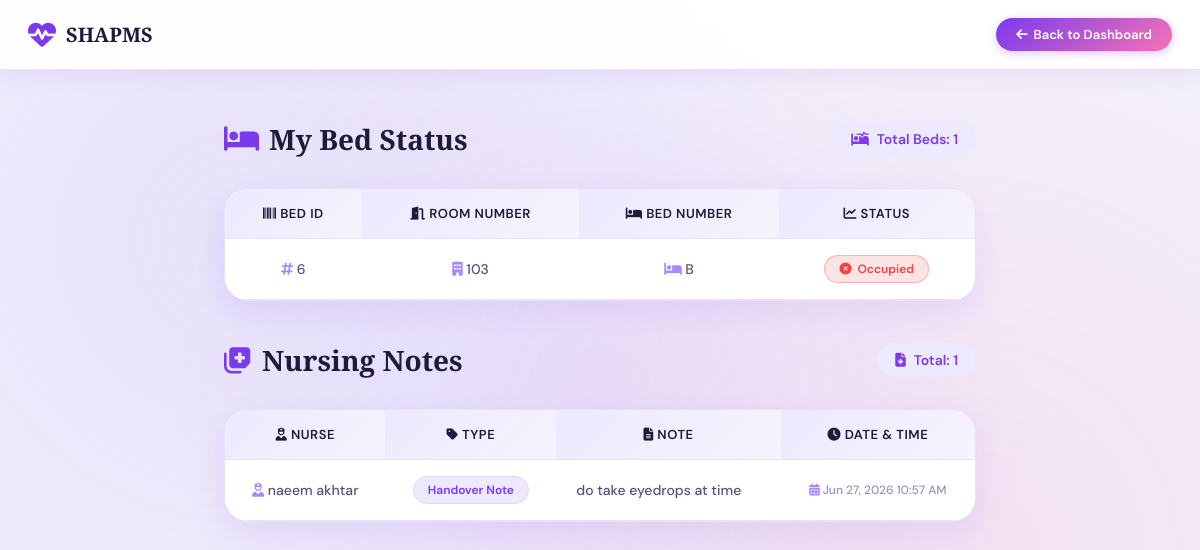
Screenshot of /patientbedstatus.php (signed in) with the database file from the repository.
### tables this page shows
CREATE TABLE `beds` (
  `bed_id` int(11) NOT NULL,
  `room_number` varchar(20) NOT NULL,
  `bed_number` varchar(10) NOT NULL,
  `patient_id` int(11) DEFAULT NULL,
  `status` enum('available','occupied','maintenance') DEFAULT 'available'
);

CREATE TABLE `nursing_notes` (
  `note_id` int(11) NOT NULL,
  `patient_id` int(11) NOT NULL,
  `note_type` varchar(50) DEFAULT 'General Observation',
  `note_text` text NOT NULL,
  `created_by` int(11) NOT NULL,
  `created_at` timestamp NOT NULL DEFAULT current_timestamp()
);

CREATE TABLE `users` (
  `user_id` int(11) NOT NULL,
  `full_name` varchar(100) NOT NULL,
  `username` varchar(50) NOT NULL,
  `email` varchar(100) NOT NULL,
  `cnic` varchar(20) DEFAULT NULL,
  `password_hash` varchar(255) NOT NULL,
  `role` enum('admin','department_head','doctor','nurse','patient','receptionist','pharmacist','lab') DEFAULT NULL,
  `status` enum('pending','active','inactive','rejected') DEFAULT 'pending',
  `approved_by` int(11) DEFAULT NULL,
  `created_at` timestamp NOT NULL DEFAULT current_timestamp(),
  `otp_code` varchar(6) DEFAULT NULL,
  `otp_expiry` datetime DEFAULT NULL,
  `age` int(3) DEFAULT NULL,
  `gender` enum('Male','Female','Other') DEFAULT 'Other',
  `contact` varchar(20) DEFAULT NULL,
  `address` varchar(255) DEFAULT NULL,
  `profile_image` varchar(255) DEFAULT NULL,
  `department_id` int(11) DEFAULT NULL,
  `responsibility` varchar(50) DEFAULT NULL,
  `shift` varchar(20) DEFAULT NULL,
  `performance_rating` int(11) DEFAULT 0,
  `height` float DEFAULT NULL
);

### patientbedstatus.php (the view, shortened to what this page needs)
<?php
$conn = new mysqli("localhost", "root", "", "SHAPMS");
$p = $conn->prepare("SELECT patient_id FROM patients WHERE user_id = ?");
$p->bind_param("i", $_SESSION['user_id']);
$p->execute();
$p->bind_result($patient_id);
$stmt = $conn->prepare("
    SELECT bed_id, room_number, bed_number, status
    FROM beds
    WHERE patient_id = ?
");
$stmt->bind_param("i", $patient_id);
$stmt->execute();
$result = $stmt->get_result();
$beds = $result->fetch_all(MYSQLI_ASSOC);
$nstmt = $conn->prepare("
    SELECT nn.note_type, nn.note_text, nn.created_at, u.full_name AS nurse_name
    FROM nursing_notes nn
    JOIN users u ON nn.created_by = u.user_id
    WHERE nn.patient_id = ?
    ORDER BY nn.created_at DESC
");
$nstmt->bind_param("i", $patient_id);
$nstmt->execute();
$notes = $nstmt->get_result()->fetch_all(MYSQLI_ASSOC);
?>
<!DOCTYPE html>
<html lang="en">
<head>
<link rel="stylesheet" href="https://cdnjs.cloudflare.com/ajax/libs/font-awesome/6.4.0/css/all.min.css">
</head>
<body>
<header>
    <div class="logo-area">
        <i class="fas fa-heartbeat"></i>
        <span>SHAPMS</span>
    </div>
    <a href="patientdashboard.php">
        <i class="fas fa-arrow-left"></i> Back to Dashboard
    </a>
</header>
<div class="container">
    <div class="stats-header">
        <h2>
            <i class="fas fa-bed"></i>
            My Bed Status
        </h2>
        <div class="bed-count">
            <i class="fas fa-procedures"></i> Total Beds: <?= count($beds) ?>
        </div>
    </div>
    <?php if (empty($beds)) : ?>
        <div class="empty-state">
            <i class="fas fa-bed"></i>
            <p>No bed assigned yet</p>
            <small>Bed assignments will appear here when you are admitted to the hospital</small>
        </div>
    <?php else: ?>
        <div class="bed-card">
            <div class="table-wrapper">
                <table class="bed-table">
                    <thead>
                        <tr>
                            <th><i class="fas fa-barcode"></i> Bed ID</th>
                            <th><i class="fas fa-door-open"></i> Room Number</th>
                            <th><i class="fas fa-bed"></i> Bed Number</th>
                            <th><i class="fas fa-chart-line"></i> Status</th>
                        </tr>
                    </thead>
                    <tbody>
                        <?php foreach ($beds as $bed): ?>
                            <tr>
                                <td>
                                    <i class="fas fa-hashtag" style="color: var(--purple-mid);"></i>
                                    <?= htmlspecialchars($bed['bed_id']) ?>
                                </td>
                                <td>
                                    <i class="fas fa-building" style="color: var(--purple-mid);"></i>
                                    <?= htmlspecialchars($bed['room_number']) ?>
                                </td>
                                <td>
                                    <i class="fas fa-bed" style="color: var(--purple-mid);"></i>
                                    <?= htmlspecialchars($bed['bed_number']) ?>
                                </td>
                                <td>
                                    <span class="status-badge status-<?= $bed['status'] ?>">
                                        <i class="fas <?= $bed['status'] == 'available' ? 'fa-check-circle' : 'fa-times-circle' ?>"></i>
                                        <?= ucfirst($bed['status']) ?>
                                    </span>
                                </td>
                            </tr>
                        <?php endforeach; ?>
                    </tbody>
                </table>
            </div>
        </div>
    <?php endif; ?>
<div class="stats-header" style="margin-top: 40px;">
    <h2>
        <i class="fas fa-notes-medical"></i>
        Nursing Notes
    </h2>
    <div class="bed-count">
        <i class="fas fa-file-medical"></i> Total: <?= count($notes) ?>
    </div>
</div>
<?php if (empty($notes)): ?>
    <div class="empty-state">
        <i class="fas fa-notes-medical"></i>
        <p>No nursing notes yet</p>
        <small>Notes written by your nurse will appear here</small>
    </div>
<?php else: ?>
    <div class="bed-card" style="margin-bottom: 40px;">
        <div class="table-wrapper">
            <table class="bed-table">
                <thead>
                    <tr>
                        <th><i class="fas fa-user-nurse"></i> Nurse</th>
                        <th><i class="fas fa-tag"></i> Type</th>
                        <th><i class="fas fa-file-alt"></i> Note</th>
                        <th><i class="fas fa-clock"></i> Date & Time</th>
                    </tr>
                </thead>
                <tbody>
                    <?php foreach ($notes as $note): ?>
                    <tr>
                        <td>
                            <i class="fas fa-user-nurse" style="color: var(--purple-mid);"></i>
                            <?= htmlspecialchars($note['nurse_name']) ?>
                        </td>
                        <td>
                            <span class="status-badge" style="background: var(--purple-soft); color: var(--purple-deep); border: 1px solid var(--purple-light);">
                                <?= htmlspecialchars($note['note_type']) ?>
                            </span>
                        </td>
                        <td style="text-align: left;">
                            <?= htmlspecialchars($note['note_text']) ?>
                        </td>
                        <td style="color: var(--text-light); font-size: 12px;">
                            <i class="fas fa-calendar-alt" style="color: var(--purple-mid);"></i>
                            <?= date('M d, Y h:i A', strtotime($note['created_at'])) ?>
                        </td>
                    </tr>
                    <?php endforeach; ?>
                </tbody>
            </table>
        </div>
    </div>
<?php endif; ?>
</div>
</body>
</html>

### patientbedstatus.php (style rules this page uses)
:root { --bg: #f3f0fb; --bg2: #ece8f8; --purple-deep: #7c3aed; --purple-mid: #a78bfa; --purple-light: #ddd6fe; --purple-soft: #ede9fe; --lilac: #c4b5fd; --accent-pink: #f472b6; --text-dark: #1e1b3a; --text-mid: #5b5278; --text-light: #9c8fc0; --border: #e8e2f8; --shadow: rgba(124,58,237,0.10); --available: #10b981; --occupied: #ef4444; }
* { margin: 0; padding: 0; box-sizing: border-box; }
body { font-family: 'DM Sans', sans-serif; background: var(--bg); color: var(--text-dark); min-height: 100vh; position: relative; }
body::before { content: ''; position: fixed; inset: 0; background: radial-gradient(circle at 20% 30%, rgba(167,139,250,0.15) 0%, transparent 50%), radial-gradient(circle at 80% 70%, rgba(244,114,182,0.12) 0%, transparent 50%), radial-gradient(circle at 50% 50%, rgba(124,58,237,0.08) 0%, transparent 60%); z-index: 0; pointer-events: none; }
header { position: relative; z-index: 2; background: rgba(255, 255, 255, 0.95); backdrop-filter: blur(12px); padding: 18px 28px; border-bottom: 1px solid var(--border); box-shadow: 0 4px 20px var(--shadow); display: flex; justify-content: space-between; align-items: center; flex-wrap: wrap; gap: 15px; }
header .logo-area { display: flex; align-items: center; gap: 10px; }
header .logo-area i { font-size: 28px; color: var(--purple-deep); }
header .logo-area span { font-family: 'Playfair Display', serif; font-size: 20px; font-weight: 700; color: var(--text-dark); }
header a { background: linear-gradient(135deg, var(--purple-deep), var(--accent-pink)); color: white; padding: 8px 20px; border-radius: 40px; text-decoration: none; font-weight: 600; font-size: 13px; transition: all 0.25s; display: flex; align-items: center; gap: 6px; box-shadow: 0 2px 10px rgba(124,58,237,0.3); }
.container { position: relative; z-index: 2; max-width: 800px; margin: 50px auto; padding: 0 24px; }
.stats-header { display: flex; justify-content: space-between; align-items: center; margin-bottom: 30px; flex-wrap: wrap; gap: 15px; }
.stats-header h2 { font-family: 'Playfair Display', serif; font-size: 28px; font-weight: 600; color: var(--text-dark); display: flex; align-items: center; gap: 10px; }
.stats-header h2 i { color: var(--purple-deep); }
.bed-count { background: var(--purple-soft); padding: 8px 18px; border-radius: 40px; font-weight: 600; font-size: 14px; color: var(--purple-deep); display: flex; align-items: center; gap: 8px; }
.bed-card { background: white; border-radius: 24px; border: 1px solid var(--border); box-shadow: 0 10px 30px var(--shadow); overflow: hidden; transition: transform 0.25s, box-shadow 0.25s; }
.table-wrapper { overflow-x: auto; }
.bed-table { width: 100%; border-collapse: collapse; }
.bed-table th, .bed-table td { padding: 16px 20px; text-align: center; border-bottom: 1px solid var(--border); }
.bed-table th { background: linear-gradient(135deg, var(--purple-soft), rgba(167,139,250,0.1)); color: var(--text-dark); font-weight: 600; font-size: 13px; text-transform: uppercase; letter-spacing: 0.5px; }
.bed-table td { color: var(--text-mid); font-size: 14px; font-weight: 500; }
.status-badge { display: inline-flex; align-items: center; gap: 6px; padding: 5px 14px; border-radius: 40px; font-size: 12px; font-weight: 600; }
.status-occupied { background: rgba(239,68,68,0.15); color: var(--occupied); border: 1px solid rgba(239,68,68,0.3); }

### rows the page displays
beds: bed_id "6", room_number "103", bed_number "B", status "Occupied"
nursing_notes: users.full_name "naeem akhtar", note_type "Handover Note", note_text "do take eyedrops at time", created_at "Jun 27, 2026 10:57 AM"

### other values shown
count($beds) "1"
count($notes) "1"
